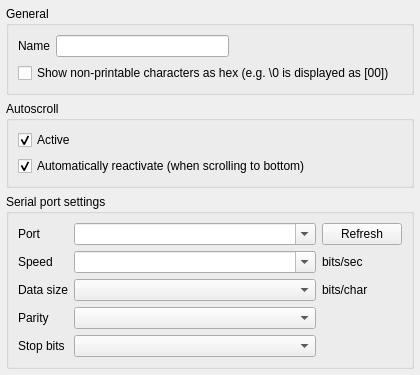
<?xml version="1.0" encoding="UTF-8"?>
<ui version="4.0">
 <class>Form</class>
 <widget class="QWidget" name="Form">
  <property name="geometry">
   <rect>
    <x>0</x>
    <y>0</y>
    <width>420</width>
    <height>371</height>
   </rect>
  </property>
  <property name="sizePolicy">
   <sizepolicy hsizetype="Expanding" vsizetype="Minimum">
    <horstretch>1</horstretch>
    <verstretch>0</verstretch>
   </sizepolicy>
  </property>
  <property name="minimumSize">
   <size>
    <width>0</width>
    <height>0</height>
   </size>
  </property>
  <property name="windowTitle">
   <string>Form</string>
  </property>
  <layout class="QVBoxLayout" name="verticalLayout_2">
   <property name="leftMargin">
    <number>6</number>
   </property>
   <property name="topMargin">
    <number>6</number>
   </property>
   <property name="rightMargin">
    <number>6</number>
   </property>
   <property name="bottomMargin">
    <number>6</number>
   </property>
   <item>
    <widget class="QGroupBox" name="groupBox_2">
     <property name="title">
      <string>General</string>
     </property>
     <layout class="QVBoxLayout" name="verticalLayout_3">
      <item>
       <layout class="QHBoxLayout" name="horizontalLayout">
        <item>
         <widget class="QLabel" name="lb_name">
          <property name="text">
           <string>Name</string>
          </property>
         </widget>
        </item>
        <item>
         <widget class="QLineEdit" name="ed_name"/>
        </item>
        <item>
         <spacer name="horizontalSpacer">
          <property name="orientation">
           <enum>Qt::Orientation::Horizontal</enum>
          </property>
          <property name="sizeHint" stdset="0">
           <size>
            <width>40</width>
            <height>20</height>
           </size>
          </property>
         </spacer>
        </item>
       </layout>
      </item>
      <item>
       <widget class="QCheckBox" name="cb_showNonPrintableAsHex">
        <property name="text">
         <string>Show non-printable characters as hex (e.g. \0 is displayed as [00])</string>
        </property>
       </widget>
      </item>
     </layout>
    </widget>
   </item>
   <item>
    <widget class="QGroupBox" name="groupBox_3">
     <property name="title">
      <string>Autoscroll</string>
     </property>
     <layout class="QVBoxLayout" name="verticalLayout">
      <item>
       <widget class="QCheckBox" name="cb_autoscrollActive">
        <property name="text">
         <string>Active</string>
        </property>
        <property name="checked">
         <bool>true</bool>
        </property>
       </widget>
      </item>
      <item>
       <widget class="QCheckBox" name="cb_autoscrollReactivate">
        <property name="text">
         <string>Automatically reactivate (when scrolling to bottom)</string>
        </property>
        <property name="checked">
         <bool>true</bool>
        </property>
       </widget>
      </item>
     </layout>
    </widget>
   </item>
   <item>
    <widget class="QGroupBox" name="groupBox">
     <property name="minimumSize">
      <size>
       <width>0</width>
       <height>0</height>
      </size>
     </property>
     <property name="title">
      <string>Serial port settings</string>
     </property>
     <layout class="QGridLayout" name="gridLayout">
      <item row="0" column="1">
       <widget class="QComboBox" name="cb_portName">
        <property name="sizePolicy">
         <sizepolicy hsizetype="Expanding" vsizetype="Fixed">
          <horstretch>0</horstretch>
          <verstretch>0</verstretch>
         </sizepolicy>
        </property>
        <property name="editable">
         <bool>true</bool>
        </property>
       </widget>
      </item>
      <item row="3" column="1">
       <widget class="QComboBox" name="cb_parity">
        <property name="editable">
         <bool>false</bool>
        </property>
        <property name="maxCount">
         <number>20</number>
        </property>
       </widget>
      </item>
      <item row="0" column="2">
       <widget class="QPushButton" name="pb_refresh">
        <property name="text">
         <string>Refresh</string>
        </property>
       </widget>
      </item>
      <item row="2" column="2">
       <widget class="QLabel" name="lb_dataSize_unit">
        <property name="text">
         <string>bits/char</string>
        </property>
       </widget>
      </item>
      <item row="3" column="0">
       <widget class="QLabel" name="lb_parity">
        <property name="text">
         <string>Parity</string>
        </property>
       </widget>
      </item>
      <item row="2" column="1">
       <widget class="QComboBox" name="cb_dataSize">
        <property name="editable">
         <bool>false</bool>
        </property>
        <property name="maxCount">
         <number>20</number>
        </property>
       </widget>
      </item>
      <item row="2" column="0">
       <widget class="QLabel" name="lb_dataSize">
        <property name="text">
         <string>Data size</string>
        </property>
       </widget>
      </item>
      <item row="1" column="0">
       <widget class="QLabel" name="lb_baudrate">
        <property name="text">
         <string>Speed</string>
        </property>
       </widget>
      </item>
      <item row="4" column="0">
       <widget class="QLabel" name="lb_stopBits">
        <property name="text">
         <string>Stop bits</string>
        </property>
       </widget>
      </item>
      <item row="4" column="1">
       <widget class="QComboBox" name="cb_stopBits">
        <property name="editable">
         <bool>false</bool>
        </property>
        <property name="maxCount">
         <number>20</number>
        </property>
       </widget>
      </item>
      <item row="1" column="1">
       <widget class="QComboBox" name="cb_baudrate">
        <property name="editable">
         <bool>true</bool>
        </property>
        <property name="maxCount">
         <number>20</number>
        </property>
       </widget>
      </item>
      <item row="1" column="2">
       <widget class="QLabel" name="lb_baudrate_unit">
        <property name="text">
         <string>bits/sec</string>
        </property>
       </widget>
      </item>
      <item row="0" column="0">
       <widget class="QLabel" name="lb_port">
        <property name="text">
         <string>Port</string>
        </property>
       </widget>
      </item>
     </layout>
    </widget>
   </item>
   <item>
    <spacer name="verticalSpacer">
     <property name="orientation">
      <enum>Qt::Orientation::Vertical</enum>
     </property>
     <property name="sizeHint" stdset="0">
      <size>
       <width>20</width>
       <height>0</height>
      </size>
     </property>
    </spacer>
   </item>
  </layout>
 </widget>
 <tabstops>
  <tabstop>ed_name</tabstop>
  <tabstop>cb_autoscrollActive</tabstop>
  <tabstop>cb_autoscrollReactivate</tabstop>
  <tabstop>pb_refresh</tabstop>
  <tabstop>cb_portName</tabstop>
  <tabstop>cb_baudrate</tabstop>
  <tabstop>cb_dataSize</tabstop>
  <tabstop>cb_parity</tabstop>
  <tabstop>cb_stopBits</tabstop>
 </tabstops>
 <resources/>
 <connections/>
</ui>
